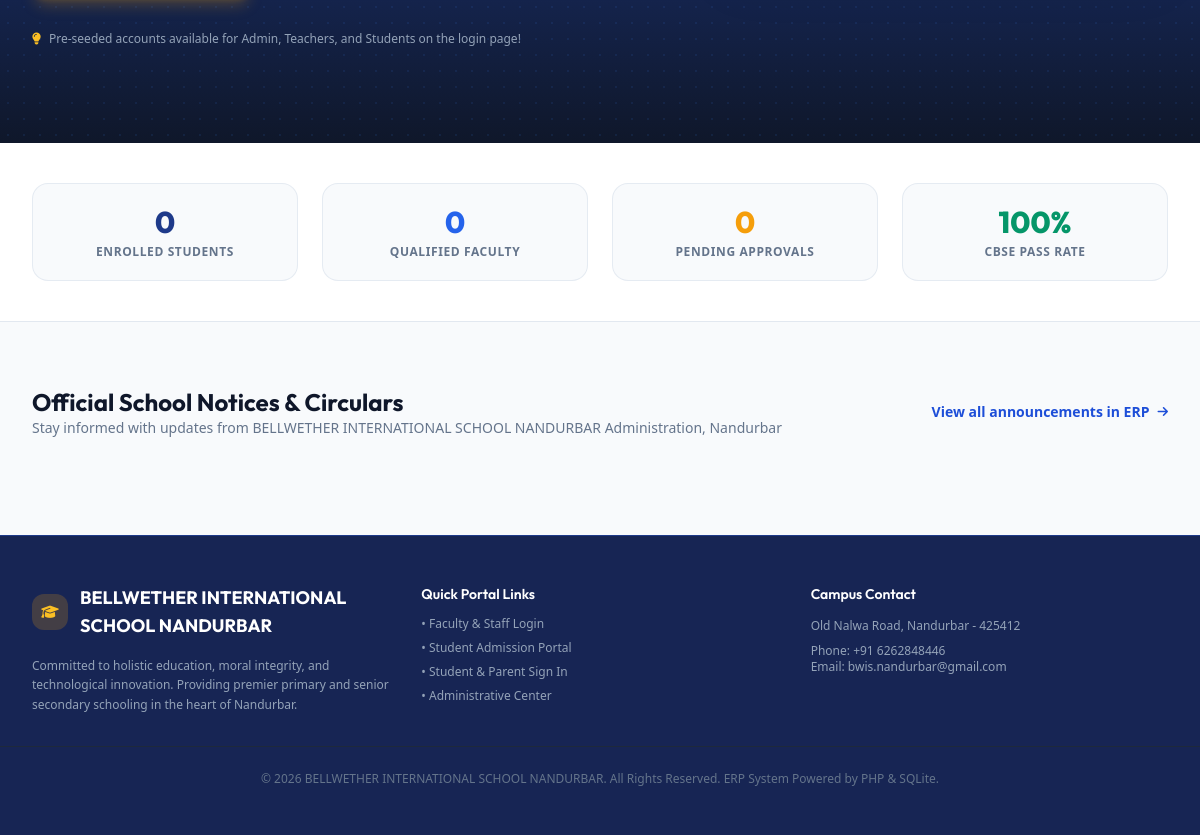
Before: / (lower part) with the older database file.
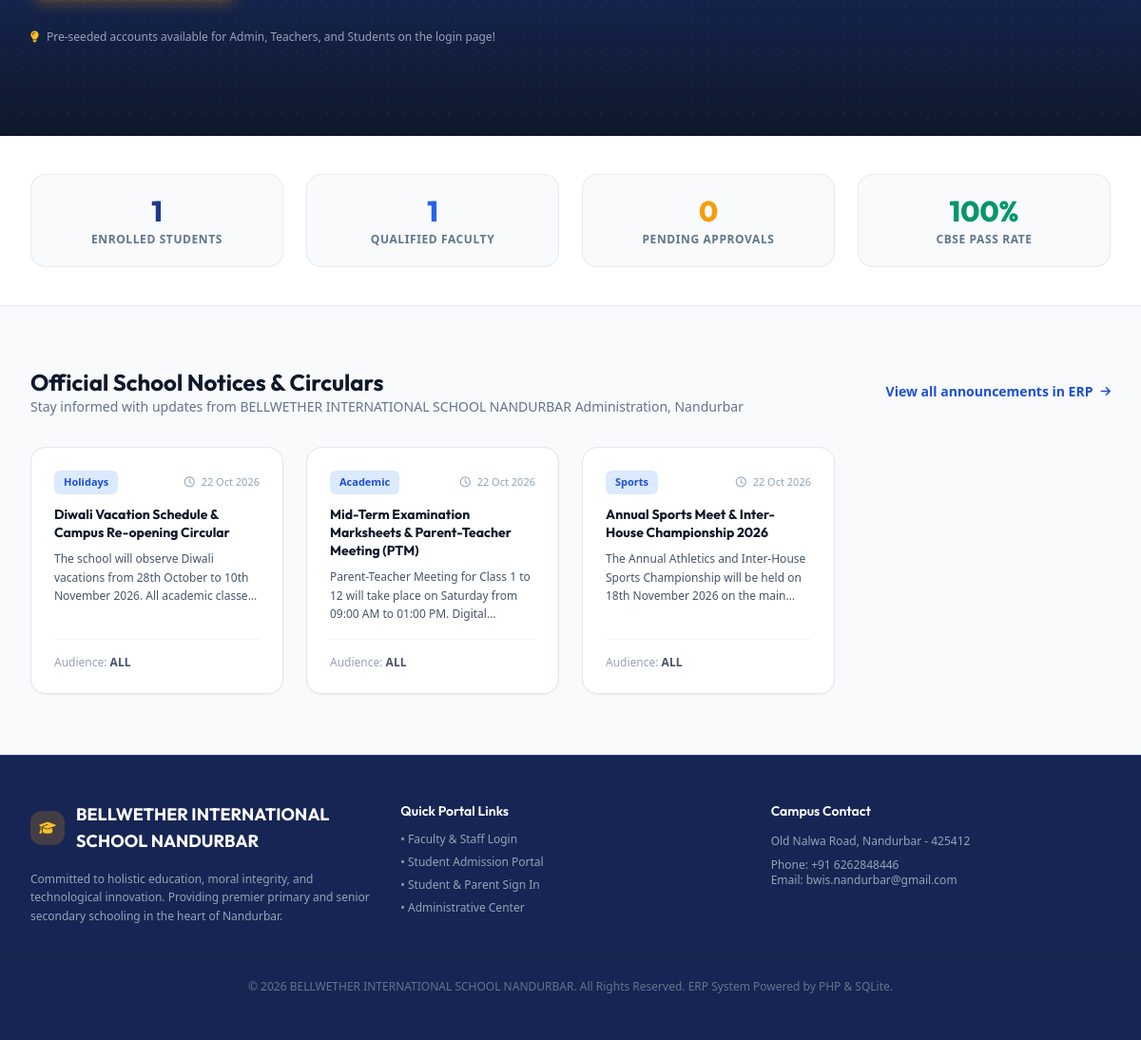
After: the same page with the newer database file.
### tables this page shows
CREATE TABLE notices (
            id INTEGER PRIMARY KEY AUTOINCREMENT,
            title TEXT NOT NULL,
            content TEXT NOT NULL,
            audience TEXT CHECK(audience IN ('all', 'teachers', 'students')) DEFAULT 'all',
            category TEXT DEFAULT 'Circular',
            posted_by INTEGER,
            created_at DATETIME DEFAULT CURRENT_TIMESTAMP
        );

### includes/auth.php (called while the page is built, shortened)
<?php
require_once __DIR__ . '/../config/db.php';
function get_school_stats($pdo) {
    $stats = [];
    $stats['total_students'] = $pdo->query("SELECT COUNT(*) FROM students")->fetchColumn();
    $stats['approved_students'] = $pdo->query("SELECT COUNT(*) FROM users WHERE role = 'student' AND status = 'approved'")->fetchColumn();
    $stats['pending_students'] = $pdo->query("SELECT COUNT(*) FROM users WHERE role = 'student' AND status = 'pending'")->fetchColumn();
    $stats['total_teachers'] = $pdo->query("SELECT COUNT(*) FROM teachers")->fetchColumn();
    $stats['total_notices'] = $pdo->query("SELECT COUNT(*) FROM notices")->fetchColumn();
    return $stats;
}
?>

### config/db.php (called while the page is built, shortened)
<?php
$db_file = __DIR__ . '/../database.sqlite';
try {
    $pdo = new PDO("sqlite:" . $db_file);
    $pdo->setAttribute(PDO::ATTR_ERRMODE, PDO::ERRMODE_EXCEPTION);
    $pdo->setAttribute(PDO::ATTR_DEFAULT_FETCH_MODE, PDO::FETCH_ASSOC);
    $pdo->exec("PRAGMA foreign_keys = ON;");
} catch (PDOException $e) {
    die("Database Connection Error: " . $e->getMessage());
}
function init_database($pdo) {
    $t_cols = $pdo->query("PRAGMA table_info(teachers)")->fetchAll(PDO::FETCH_COLUMN, 1);
}
init_database($pdo);
?>

### index.php (the view, shortened to what the changed rows need)
<?php
require_once __DIR__ . '/includes/auth.php';
$notices = $pdo->query("SELECT * FROM notices WHERE audience IN ('all', 'students') ORDER BY id DESC LIMIT 4")->fetchAll();
$stats = get_school_stats($pdo);
?>
<!DOCTYPE html>
<html lang="en">
<head>
    <script src="https://cdn.tailwindcss.com"></script>
    <link rel="stylesheet" href="https://cdnjs.cloudflare.com/ajax/libs/font-awesome/6.5.1/css/all.min.css">
    <link rel="stylesheet" href="/assets/css/custom.css">
</head>
<body class="bg-slate-50 text-slate-800 antialiased min-h-screen flex flex-col font-sans">
    <section class="py-10 bg-white border-b border-slate-200">
        <div class="max-w-7xl mx-auto px-4 sm:px-6 lg:px-8">
            <div class="grid grid-cols-2 md:grid-cols-4 gap-6 text-center">
                <div class="p-5 rounded-2xl bg-slate-50 border border-slate-200/80">
                    <p class="text-3xl font-extrabold text-navy-900 font-['Outfit']"><?= $stats['total_students'] ?></p>
                    <p class="text-xs font-semibold text-slate-500 uppercase tracking-wider mt-1">Enrolled Students</p>
                </div>
                <div class="p-5 rounded-2xl bg-slate-50 border border-slate-200/80">
                    <p class="text-3xl font-extrabold text-blue-600 font-['Outfit']"><?= $stats['total_teachers'] ?></p>
                    <p class="text-xs font-semibold text-slate-500 uppercase tracking-wider mt-1">Qualified Faculty</p>
                </div>
            </div>
        </div>
    </section>
    <section class="py-16 bg-slate-50 flex-1">
        <div class="max-w-7xl mx-auto px-4 sm:px-6 lg:px-8">
            <div class="flex flex-col sm:flex-row sm:items-center justify-between gap-4 mb-8">
                <div>
                    <h2 class="text-2xl font-bold text-slate-900 font-['Outfit']">Official School Notices &amp; Circulars</h2>
                </div>
            </div>
            <div class="grid grid-cols-1 md:grid-cols-2 lg:grid-cols-4 gap-6">
                <?php foreach ($notices as $notice): ?>
                    <div class="bg-white rounded-2xl p-6 border border-slate-200 shadow-sm hover:shadow-md transition flex flex-col justify-between">
                        <div>
                            <div class="flex items-center justify-between mb-3">
                                <span class="px-2.5 py-1 rounded-md text-[11px] font-bold
                                    <?= $notice['category'] === 'Exam' ? 'bg-rose-100 text-rose-700' : ($notice['category'] === 'Holiday' ? 'bg-amber-100 text-amber-700' : 'bg-blue-100 text-blue-700') ?>">
                                    <?= htmlspecialchars($notice['category']) ?>
                                </span>
                                <span class="text-[11px] text-slate-400">
                                    <i class="fa-regular fa-clock mr-1"></i>
                                    <?= date('d M Y', strtotime($notice['created_at'])) ?>
                                </span>
                            </div>
                            <h3 class="text-sm font-bold text-slate-900 mb-2 leading-snug"><?= htmlspecialchars($notice['title']) ?></h3>
                            <p class="text-xs text-slate-600 line-clamp-3 leading-relaxed"><?= htmlspecialchars($notice['content']) ?></p>
                        </div>
                        <div class="pt-4 mt-4 border-t border-slate-100 flex items-center justify-between text-xs text-slate-400">
                            <span>Audience: <strong class="text-slate-600 uppercase"><?= $notice['audience'] ?></strong></span>
                        </div>
                    </div>
                <?php endforeach; ?>
            </div>
        </div>
    </section>
</body>
</html>

Changed rows visible on the page:
added notices: category "Holidays", created_at "22 Oct 2026", title "Diwali Vacation Schedule & Campus Re-opening Circular", content "The school will observe Diwali vacations from 28th October to 10th November 2026. All academic…", audience "ALL"
added notices: category "Academic", created_at "22 Oct 2026", title "Mid-Term Examination Marksheets & Parent-Teacher Meeting (PTM)", content "Parent-Teacher Meeting for Class 1 to 12 will take place on Saturday from 09:00 AM to 01:00 PM.…", audience "ALL"
added notices: category "Sports", created_at "22 Oct 2026", title "Annual Sports Meet & Inter-House Championship 2026", content "The Annual Athletics and Inter-House Sports Championship will be held on 18th November 2026 on the…", audience "ALL"
Other visible differences:
$stats['total_students']: "0" → "1"
$stats['total_teachers']: "0" → "1"
